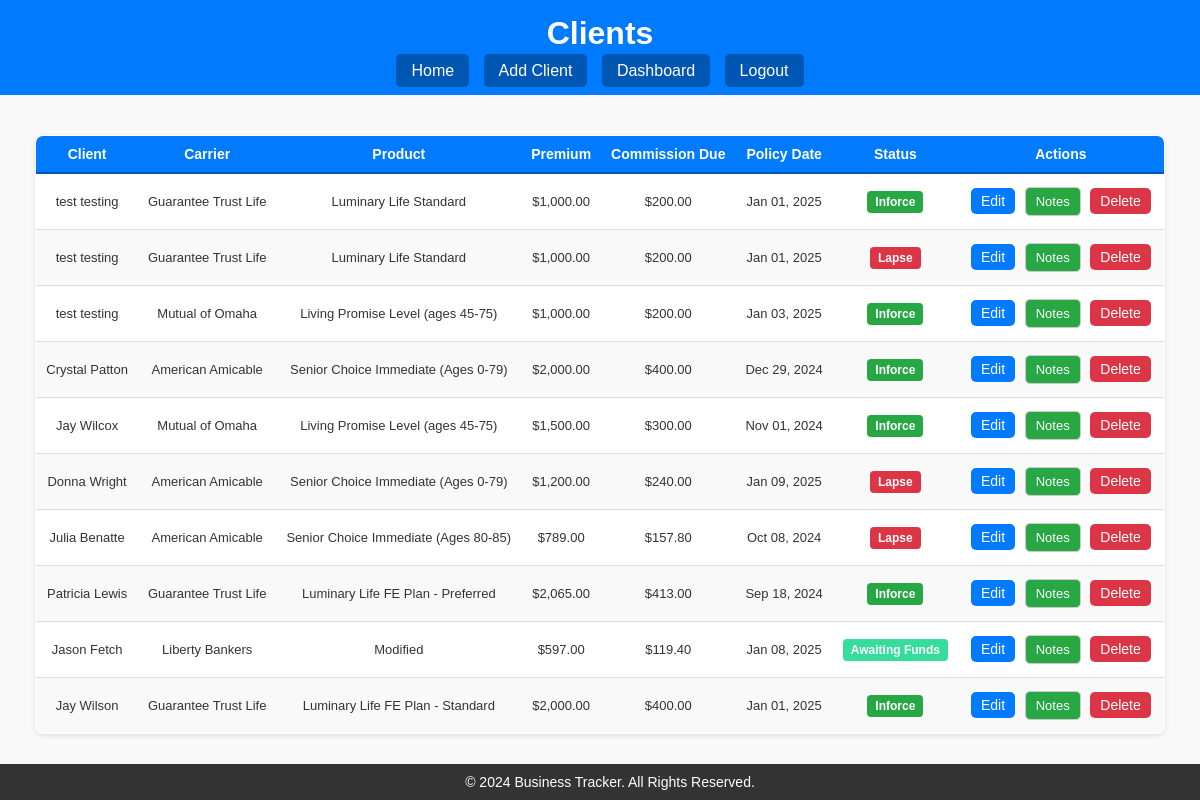
The page /clients (signed in) on the database its author committed.
### tables this page shows
CREATE TABLE clients (
    id INTEGER PRIMARY KEY AUTOINCREMENT,
    client_name TEXT NOT NULL,
    date_of_birth TEXT,
    carrier TEXT,
    product TEXT,
    annual_premium REAL,
    total_commission REAL,
    commission_paid REAL,
    status TEXT,
    policy_date TEXT,
    state TEXT,
    lead_source TEXT,
    username TEXT
, ip_date TEXT, first_payment_status TEXT DEFAULT 'Pending', commission_status TEXT DEFAULT 'Unpaid', percentage_due REAL, commission_due REAL, contact_attempts INTEGER DEFAULT 0, notes TEXT, needs_attention TEXT DEFAULT 'No Issues');

### app.py (the view)
@app.route('/clients', methods=['GET'])
def clients():
    if 'username' not in session:
        return redirect('/login')
    username = session['username']
    conn = sqlite3.connect('app.db')
    conn.row_factory = sqlite3.Row
    cursor = conn.cursor()
    try:
        cursor.execute("SELECT commission_level FROM agents WHERE username = ?", (username,))
        agent_data = cursor.fetchone()
        if not agent_data:
            return "Agent data not found.", 404
        commission_level = agent_data['commission_level'].upper()
        query = '''
        SELECT
            c.id,
            c.client_name,
            c.carrier,
            c.product,
            c.annual_premium,
            c.policy_date,
            c.status
        FROM clients c
        WHERE c.username = ?
        '''
        params = [username]
        month = request.args.get('month', '').strip()
        year = request.args.get('year', '').strip()
        status = request.args.get('status', '').strip().lower()
        if month:
            query += " AND strftime('%m', c.policy_date) = ?"
            params.append(f"{int(month):02d}")
        if year:
            query += " AND strftime('%Y', c.policy_date) = ?"
            params.append(year)
        if status and status != 'all':
            query += " AND LOWER(c.status) = ?"
            params.append(status)
        cursor.execute(query, params)
        clients_data = [dict(row) for row in cursor.fetchall()]
        for client in clients_data:
            try:
                carrier = client['carrier']
                product = client['product']
                product_details = get_commission_details(carrier, product, commission_level)
                if product_details:
                    commission_rate = product_details['commission_rate'] / 100
                    advance_rate = product_details['advance_rate'] / 100
                else:
                    commission_rate = 0.20
                    advance_rate = 1.0  # No advance applied
                annual_premium = float(client.get('annual_premium') or 0.0)
                total_commission = annual_premium * commission_rate
                commission_due = total_commission * advance_rate
                client['annual_premium'] = f"{annual_premium:,.2f}"
                client['total_commission'] = f"{total_commission:,.2f}"  # Total commission
                client['commission_due'] = f"{commission_due:,.2f}"  # Advance applied
                client['policy_date'] = datetime.strptime(client['policy_date'], '%Y-%m-%d').strftime('%b %d, %Y')
                client['status'] = (client['status'] or "Select").strip().lower()
            except (TypeError, ValueError):
                client['annual_premium'] = "$0.00"
                client['total_commission'] = "$0.00"
                client['commission_due'] = "$0.00"
                client['policy_date'] = "N/A"
                client['status'] = "Select"  # Default status if an error occurs
    except sqlite3.Error as e:
        print(f"Database error: {e}")
        return "Database error occurred.", 500
    finally:
        conn.close()
    statuses = ["all", "inforce", "pending lapse", "lapse", "awaiting funds"]
    return render_template(
        'clients.html',
        clients=clients_data,
        statuses=statuses,
        current_month=month,
        current_year=year,
        current_status=status,
    )

### app.py (called while the page is built)
def get_commission_details(carrier, product, contract_level):
    conn = sqlite3.connect('app.db')
    conn.row_factory = sqlite3.Row
    cursor = conn.cursor()
    cursor.execute('''
        SELECT commission_rate, advance_rate
        FROM carrier_products
        WHERE carrier = ? AND product = ? AND contract_level = ?
    ''', (carrier, product, contract_level))
    result = cursor.fetchone()
    conn.close()
    return result if result else None

### templates/clients.html (shortened to what this page needs)
<!DOCTYPE html>
<html lang="en">
<head>
    <link rel="stylesheet" href="/static/style.css">
</head>
<body>
    <header>
        <h1>Clients</h1>
        <nav>
            <a href="/">Home</a>
            <a href="/add_client">Add Client</a>
            <a href="/dashboard">Dashboard</a>
            <a href="/logout">Logout</a>
        </nav>
    </header>
    <main>
        <div class="table-container">
            <table>
                <thead>
                    <tr>
                        <th>Client</th>
                        <th>Carrier</th>
                        <th>Product</th>
                        <th>Premium</th>
                        <th>Commission Due</th>
                        <th>Policy Date</th>
                        <th>Status</th>
                        <th>Actions</th>
                    </tr>
                </thead>
                <tbody>
                    {% if clients %}
                        {% for client in clients %}
                        <tr>
                            <td>{{ client['client_name'] }}</td>
                            <td>{{ client['carrier'] }}</td>
                            <td>{{ client['product'] }}</td>
                            <td>${{ client['annual_premium'] }}</td>
                            <td>${{ client['commission_due'] }}</td>
                            <td>{{ client['policy_date'] }}</td>
                            <td>
                                <span class="status-badge status-{{ client['status'] | lower | replace(' ', '-') }}">
                                    {{ client['status'] }}
                                </span>
                            </td>
                            <td>
                                <button class="edit-button" onclick="openEditModal('{{ client['id'] }}')">Edit</button>
                                <button class="notes-button" onclick="openNotesModal('{{ client['id'] }}', '{{ client['client_name'] }}')">Notes</button>
                                <form method="POST" action="/delete_client" style="display:inline;" onsubmit="return confirm('Delete this client?');">
                                    <button type="submit" class="delete-button">Delete</button>
                                </form>
                            </td>
                        </tr>
                        {% endfor %}
                    {% else %}
                        <tr>
                            <td colspan="8">No clients found.</td>
                        </tr>
                    {% endif %}
                </tbody>
            </table>
        </div>
    </main>
    <footer>
        <p>&copy; 2024 Business Tracker. All Rights Reserved.</p>
    </footer>
</body>
</html>

### static/style.css (style rules this page uses)
body { font-family: Arial, sans-serif; margin: 0; padding: 0; background-color: #ff0000; color: #333; }
header { background-color: #007bff; color: white; padding: 15px; text-align: center; }
header h1 { margin: 0; }
footer { background-color: #333; color: white; text-align: center; padding: 10px; position: fixed; bottom: 0; width: 100%; }
.edit-button, .delete-button, .notes-button { padding: 5px 10px; border-radius: 5px; cursor: pointer; font-size: 14px; border: none; }
.edit-button { background-color: #007bff; color: white; }
.delete-button { background-color: #dc3545; color: white; }
.notes-button { background-color: #28a745; color: white; }
.status-badge { padding: 5px 10px; border-radius: 12px; font-size: 12px; font-weight: bold; text-transform: uppercase; display: inline-block; }
.status-inforce { background-color: #28a745; color: white; }
.status-lapse { background-color: #dc3545; color: white; }
.status-awaiting-funds { background-color: #35dc9c; color: white; }
footer p { margin: 0; font-size: 14px; }
nav { margin-top: 10px; }
nav a { color: white; text-decoration: none; padding: 8px 15px; border-radius: 5px; background-color: #0056b3; margin: 0 5px; transition: background-color 0.3s; }
main { padding: 20px; max-width: 1200px; margin: 0 auto; flex: 1; }
table { width: 100%; border-collapse: collapse; margin: 20px auto; background: white; border: 1px solid #ddd; border-radius: 8px; overflow: hidden; box-shadow: 0 2px 5px rgba(0, 0, 0, 0.1); font-size: 14px; }
thead th { background-color: #007bff; color: white; padding: 10px; text-align: center; font-size: 14px; border-bottom: 2px solid #0056b3; white-space: nowrap; }
tbody td { padding: 10px; border-bottom: 1px solid #ddd; text-align: center; vertical-align: middle; font-size: 13px; }
tbody tr:nth-child(even) { background-color: #f9f9f9; }
button, .status-button, .notes-button { padding: 6px 10px; margin: 3px; border-radius: 5px; border: 1px solid #ccc; color: #007bff; font-size: 13px; cursor: pointer; transition: background-color 0.3s; }
.notes-button { background-color: #28a745; }
.status-badge { display: inline-block; padding: 4px 8px; font-size: 12px; font-weight: bold; border-radius: 4px; color: #fff; text-transform: capitalize; }
.notes-button { background-color: #28a745; color: white; padding: 10px 20px; border: none; border-radius: 5px; font-size: 14px; cursor: pointer; transition: background-color 0.3s; }
button, .status-button, .notes-button { display: inline-block; padding: 6px 10px; margin: 3px; border-radius: 5px; border: 1px solid #ccc; color: white; font-size: 13px; cursor: pointer; text-align: center; text-decoration: none; transition: background-color 0.3s; }
body { display: flex; flex-direction: column; font-family: Arial, sans-serif; background-color: #f9f9f9; margin: 0; padding: 0; color: #333; }
main { max-width: 1200px; margin: 0 auto; padding: 20px; }
form { display: flex; flex-wrap: wrap; gap: 20px; justify-content: space-between; }

### rows shown on the page
clients: client_name "test testing", carrier "Guarantee Trust Life", product "Luminary Life Standard", annual_premium "1,000.00", commission_due "200.00", policy_date "Jan 01, 2025", status "Inforce"
clients: client_name "test testing", carrier "Guarantee Trust Life", product "Luminary Life Standard", annual_premium "1,000.00", commission_due "200.00", policy_date "Jan 01, 2025", status "Lapse"
clients: client_name "test testing", carrier "Mutual of Omaha", product "Living Promise Level (ages 45-75)", annual_premium "1,000.00", commission_due "200.00", policy_date "Jan 03, 2025", status "Inforce"
clients: client_name "Crystal Patton", carrier "American Amicable", product "Senior Choice Immediate (Ages 0-79)", annual_premium "2,000.00", commission_due "400.00", policy_date "Dec 29, 2024", status "Inforce"
clients: client_name "Jay Wilcox", carrier "Mutual of Omaha", product "Living Promise Level (ages 45-75)", annual_premium "1,500.00", commission_due "300.00", policy_date "Nov 01, 2024", status "Inforce"
clients: client_name "Donna Wright", carrier "American Amicable", product "Senior Choice Immediate (Ages 0-79)", annual_premium "1,200.00", commission_due "240.00", policy_date "Jan 09, 2025", status "Lapse"
clients: client_name "Julia Benatte", carrier "American Amicable", product "Senior Choice Immediate (Ages 80-85)", annual_premium "789.00", commission_due "157.80", policy_date "Oct 08, 2024", status "Lapse"
clients: client_name "Patricia Lewis", carrier "Guarantee Trust Life", product "Luminary Life FE Plan - Preferred", annual_premium "2,065.00", commission_due "413.00", policy_date "Sep 18, 2024", status "Inforce"
clients: client_name "Jason Fetch", carrier "Liberty Bankers", product "Modified", annual_premium "597.00", commission_due "119.40", policy_date "Jan 08, 2025", status "Awaiting Funds"
clients: client_name "Jay Wilson", carrier "Guarantee Trust Life", product "Luminary Life FE Plan - Standard", annual_premium "2,000.00", commission_due "400.00", policy_date "Jan 01, 2025", status "Inforce"
